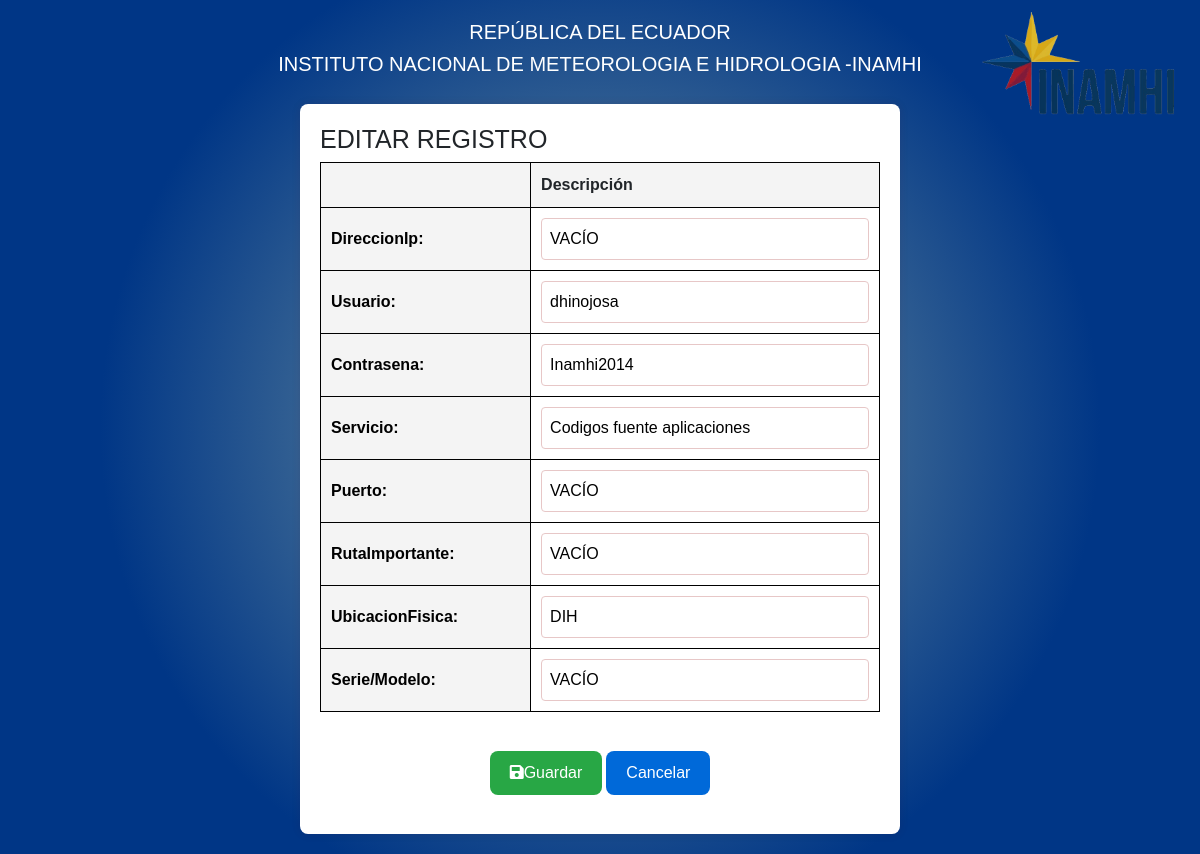
/model/1/update/ (signed in), run on the app's committed database.
### myapp/models.py (models this page shows, shortened)
class Servidores(models.Model):
    DireccionIp = models.CharField(max_length=100, verbose_name='DireccionIp', blank=True, null=True)
    Usuario = models.CharField(max_length=100, verbose_name='Usuario', blank=True, null=True)
    Contrasena = models.CharField(max_length=50, verbose_name='Contrasena', blank=True, null=True)
    Servicio = models.CharField(max_length=100, verbose_name='Servicio', blank=True, null=True)
    Puerto = models.CharField(max_length=25, verbose_name='Puerto', blank=True, null=True)
    RutaImportante = models.CharField(max_length=100, verbose_name='RutaImportante', blank=True, null=True)
    UbicacionFisica = models.CharField(max_length=250, verbose_name='UbicacionFisica', blank=True, null=True)
    NumeroSerie = models.CharField(max_length=50, verbose_name='Serie/Modelo', blank=True, null=True)

### myapp/views.py (the view)
@login_required
def model_update(request, pk):
    model = get_object_or_404(Servidores, pk=pk)
    if request.method == 'POST':
        form = MyModelForm(request.POST, request.FILES, instance=model)
        if form.is_valid():
            model = form.save(commit=False)
            if 'archivo' in request.FILES:
                model.archivo = request.FILES['archivo']
            model.save()
            return redirect('model_list')  # Redirigir a la lista de modelos después de la actualización
    else:
        form = MyModelForm(instance=model)
    return render(request, 'actualizar.html', {'form': form, 'model': model})

### myapp/forms.py
class MyModelForm(forms.ModelForm):
    class Meta:
        model = Servidores
        fields = ['DireccionIp', 'Usuario', 'Contrasena', 'Servicio', 'Puerto', 'RutaImportante', 'UbicacionFisica', 'NumeroSerie']

### myapp/templates/actualizar.html (shortened to what this page needs)
{% load static %}
<!DOCTYPE html>
<html>
<head>
    <link href="https://stackpath.bootstrapcdn.com/bootstrap/4.5.2/css/bootstrap.min.css" rel="stylesheet">
    <link rel="stylesheet" href="https://cdnjs.cloudflare.com/ajax/libs/font-awesome/5.15.4/css/all.min.css">
    <link rel="stylesheet" type="text/css" href="{% static 'style_actualizar.css' %}">
</head>
<body>
    <div class="header">
        <div class="header-titles">
            <h5>REPÚBLICA DEL ECUADOR</h5>
            <h5>INSTITUTO NACIONAL DE METEOROLOGIA E HIDROLOGIA -INAMHI</h5>
        </div>
    </div>
    <div class="container">
        <div class="header-image">
            <img src="../static/img/icono-inamhi.png" alt="">
        </div>
        <h1>Editar Registro</h1>
        <form method="post" enctype="multipart/form-data">
            <table>
                <thead>
                    <tr>
                        <th></th>
                        <th>Descripción</th>
                    </tr>
                </thead>
                <tbody>
                    {{ form.as_table }}
                </tbody>
            </table>
            <div class="button-container">
                <button class="btn btn-secondary"><i class="fas fa-save"></i>Guardar</button>
                <button type="button" onclick="window.history.back()" class="btn btn-primary">Cancelar</button>
            </div>
        </form>
    </div>
</body>
</html>

### myapp/static/styles/style_actualizar.css (style rules this page uses)
body { font-family: Arial, sans-serif; margin: 0; padding: 0; display: flex; flex-direction: column; justify-content: center; align-items: center; height: 100%; background-size: cover; background-position: center; background-image: radial-gradient(circle 500px, #3f6a95, #3f6a95, #003686); }
.container { background-color: white; padding: 20px; box-shadow: 0 0 10px rgba(97, 11, 11, 0.1); border-radius: 8px; max-width: 70%; margin: 20px ; overflow: hidden; width: 50%; }
table { width: 100%; border-collapse: collapse; margin-bottom: 20px; }
th, td { border: 1px solid #000000; padding: 5px; text-align: left; }
th { background-color: rgba(242, 242, 242, 0.8); font-weight: bold; }
.button-container { display: flex; justify-content: center; align-items: center; padding: 15px 32px; }
.btn-primary { background-color: #0069d9; color: white; border: none; padding: 10px 20px; text-align: center; text-decoration: none; display: inline-block; font-size: 16px; margin: 4px 2px; cursor: pointer; border-radius: 8px; transition: background-color 0.3s; }
.btn-secondary { background-color:#28a745; color: white; border: none; padding: 10px 20px; text-align: center; text-decoration: none; display: inline-block; font-size: 16px; margin: 4px 2px; cursor: pointer; border-radius: 8px; transition: background-color 0.3s; }
label { color: #000000; margin: 0; }
table { width: 100%; }
table th, table td { padding: 10px; }
table input[type="text"], table textarea, table select { width: 100%; max-width: 100%; padding: 8px; font-size: 16px; border: 1px solid #e7c7c7; border-radius: 4px; box-sizing: border-box; }
.header-titles { text-align: center; color: white; margin-top: 20px; }
.header-image { position: absolute; top: 10px; right: 20px; }
.header-image img { width: 100%; height: auto; max-width: 200px; }
.container h1 { text-align:left; text-transform: uppercase; font-size: 25px; }

### data on the page
Servidores: DireccionIp "VACÍO", Usuario "dhinojosa", Contrasena "Inamhi2014", Servicio "Codigos fuente aplicaciones", Puerto "VACÍO", RutaImportante "VACÍO", UbicacionFisica "DIH", NumeroSerie "VACÍO"
